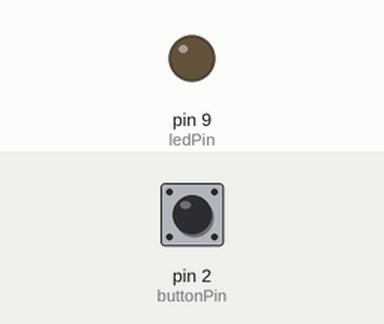
Simulated run of this sketch. Board: Arduino Uno, built with avr-gcc and run on an emulated ATmega328P. Parts: output pins drawn as LEDs (lit = HIGH). The inputs (shaded band) are chosen by the test bench; at power-on: pin 2 (buttonPin) HIGH. What the sketch prints to the serial monitor is not drawn.

Above: at 1.2 s.
1.3 s: pin 2 (buttonPin) pulled LOW for 0.15 s
At 1.37 s:
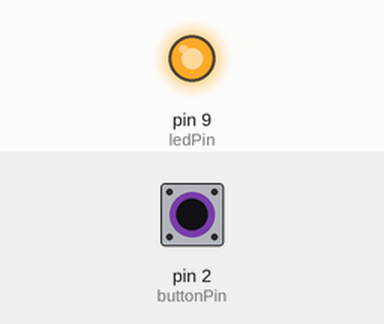
2.9 s: pin 2 (buttonPin) pulled LOW for 3.2 s
At 7.5 s:
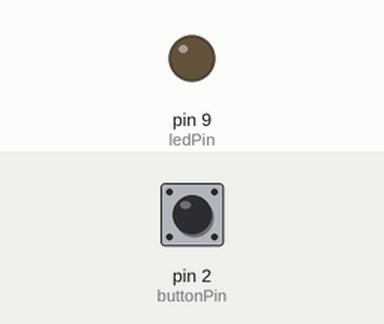
Timing chart, 0 to 9.0 s (numbered marks = the images above; inputs shaded):
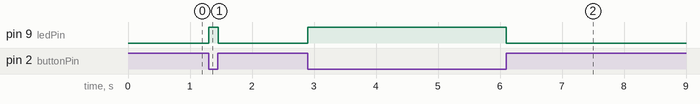

Measured:
- after the input at 1.3 s, pin 9 (ledPin): LOW → HIGH at once, → LOW 0.15 s later
- after the input at 2.9 s, pin 9 (ledPin): LOW → HIGH at once, → LOW 3.2 s later

The sketch:

Botao.ino
```cpp
// DECLARAÇÃO DE VARIÁVEIS

const byte ledPin = 9;

const byte buttonPin = 2;

volatile byte state = LOW;

// FUNÇÃO SETUP ()


void setup(){
	Serial.begin(9600);
    pinMode(ledPin, OUTPUT);
    pinMode(buttonPin, INPUT_PULLUP);
    attachInterrupt(digitalPinToInterrupt(buttonPin) , blink1 , CHANGE);

}

//FUNÇÃO LOOP()

void loop(){
	digitalWrite(ledPin, state);

  	Serial.println(state);

}

//FUNÇÃO BLINK ()

void blink1()
{
  state = !state;
}
```
